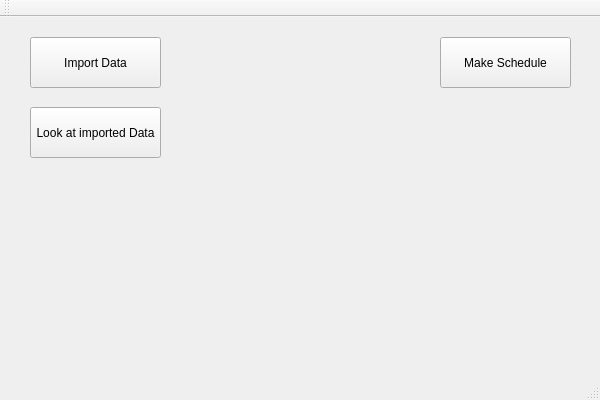
<?xml version="1.0" encoding="UTF-8"?>
<ui version="4.0">
 <class>School_SchedulerClass</class>
 <widget class="QMainWindow" name="School_SchedulerClass">
  <property name="geometry">
   <rect>
    <x>0</x>
    <y>0</y>
    <width>600</width>
    <height>400</height>
   </rect>
  </property>
  <property name="windowTitle">
   <string>School_Scheduler</string>
  </property>
  <widget class="QWidget" name="centralWidget">
   <widget class="QPushButton" name="import_button">
    <property name="geometry">
     <rect>
      <x>30</x>
      <y>20</y>
      <width>131</width>
      <height>51</height>
     </rect>
    </property>
    <property name="text">
     <string>Import Data</string>
    </property>
   </widget>
   <widget class="QPushButton" name="look_buton">
    <property name="geometry">
     <rect>
      <x>30</x>
      <y>90</y>
      <width>131</width>
      <height>51</height>
     </rect>
    </property>
    <property name="text">
     <string>Look at imported Data</string>
    </property>
   </widget>
   <widget class="QPushButton" name="make_schedule_button">
    <property name="geometry">
     <rect>
      <x>440</x>
      <y>20</y>
      <width>131</width>
      <height>51</height>
     </rect>
    </property>
    <property name="text">
     <string>Make Schedule</string>
    </property>
   </widget>
  </widget>
  <widget class="QMenuBar" name="menuBar">
   <property name="geometry">
    <rect>
     <x>0</x>
     <y>0</y>
     <width>600</width>
     <height>21</height>
    </rect>
   </property>
  </widget>
  <widget class="QToolBar" name="mainToolBar">
   <attribute name="toolBarArea">
    <enum>TopToolBarArea</enum>
   </attribute>
   <attribute name="toolBarBreak">
    <bool>false</bool>
   </attribute>
  </widget>
  <widget class="QStatusBar" name="statusBar"/>
 </widget>
 <layoutdefault spacing="6" margin="11"/>
 <resources>
  <include location="School_Scheduler.qrc"/>
 </resources>
 <connections>
  <connection>
   <sender>import_button</sender>
   <signal>clicked()</signal>
   <receiver>School_SchedulerClass</receiver>
   <slot>import_data()</slot>
   <hints>
    <hint type="sourcelabel">
     <x>132</x>
     <y>80</y>
    </hint>
    <hint type="destinationlabel">
     <x>262</x>
     <y>86</y>
    </hint>
   </hints>
  </connection>
  <connection>
   <sender>look_buton</sender>
   <signal>clicked()</signal>
   <receiver>School_SchedulerClass</receiver>
   <slot>show_import()</slot>
   <hints>
    <hint type="sourcelabel">
     <x>117</x>
     <y>136</y>
    </hint>
    <hint type="destinationlabel">
     <x>259</x>
     <y>145</y>
    </hint>
   </hints>
  </connection>
  <connection>
   <sender>make_schedule_button</sender>
   <signal>clicked()</signal>
   <receiver>School_SchedulerClass</receiver>
   <slot>make_schedule()</slot>
   <hints>
    <hint type="sourcelabel">
     <x>489</x>
     <y>71</y>
    </hint>
    <hint type="destinationlabel">
     <x>383</x>
     <y>83</y>
    </hint>
   </hints>
  </connection>
 </connections>
 <slots>
  <slot>import_data()</slot>
  <slot>show_import()</slot>
  <slot>make_schedule()</slot>
 </slots>
</ui>
